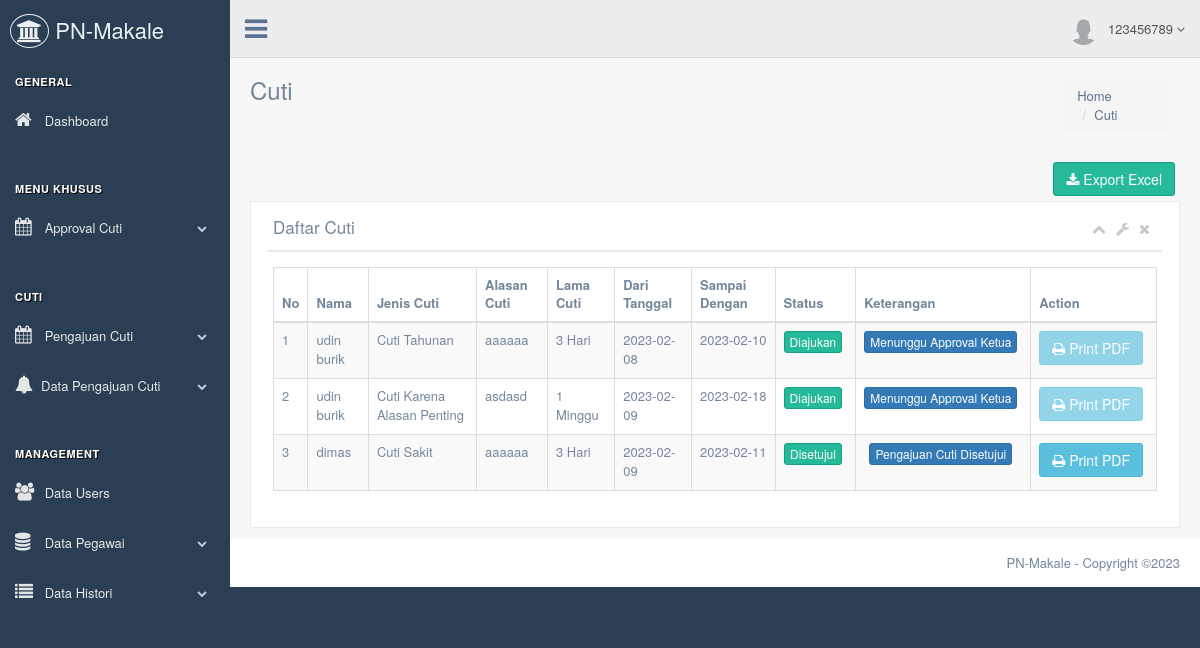
The app's page /admin/index.php?page=daftar_cuti (signed in) with its own data.
### tables this page shows
CREATE TABLE `cuti_pegawai` (
  `id_cutipegawai` int(25) NOT NULL,
  `id_pegawai` int(25) NOT NULL,
  `jenis_cuti` varchar(225) NOT NULL,
  `alasan_cuti` varchar(225) NOT NULL,
  `lama_cuti` varchar(225) NOT NULL,
  `ket_lama_cuti` varchar(225) NOT NULL,
  `dari_tanggal` varchar(225) NOT NULL,
  `sampai_dengan` varchar(225) NOT NULL,
  `panmud_kasubag` varchar(225) DEFAULT NULL,
  `panitera_sekretaris` varchar(225) DEFAULT NULL,
  `ketua` varchar(225) DEFAULT NULL,
  `app_panmud_kasubag` int(25) NOT NULL,
  `app_panitera_sekretaris` int(25) NOT NULL,
  `app_ketua` int(25) NOT NULL,
  `status_cuti` varchar(225) NOT NULL,
  `ket_status_cuti` varchar(225) NOT NULL
);

CREATE TABLE `pegawai` (
  `id_pegawai` int(25) NOT NULL,
  `nama_pegawai` varchar(225) NOT NULL,
  `nip` varchar(225) NOT NULL,
  `id_jabatan` int(25) NOT NULL,
  `id_golongan` int(25) NOT NULL,
  `unit_kerja` varchar(225) NOT NULL
);

### admin/daftar_cuti.php (the view, shortened to what this page needs)
<div class="page-title">
  <div class="title_left">
    <h3>Cuti</h3>
  </div>
  <div class="title_right">
    <div class="col-md-3 col-sm-3 col-xs-12 pull-right">
        <ol class="breadcrumb float-sm-right">
          <li class="breadcrumb-item"><a href="#">Home</a></li>
          <li class="breadcrumb-item"><a href="#">Cuti</a></li>
        </ol>
    </div>
  </div>
</div>
<div class="clearfix"></div>
<div class="row">
  <div class="col-md-12 col-sm-12 col-xs-12">
    <a href="export_cuti.php" class="btn btn-success pull-right" ><i class="fa fa-download"></i> Export Excel</a>
    <div class="x_panel">
      <div class="x_title">
        <h2>Daftar Cuti <small>Daftar cuti pegawai pengadilan Negeri Makale</small></h2>
        <ul class="nav navbar-right panel_toolbox">
          <li><a class="collapse-link"><i class="fa fa-chevron-up"></i></a>
          </li>
          <li class="dropdown">
            <a href="#" class="dropdown-toggle" data-toggle="dropdown" role="button" aria-expanded="false"><i class="fa fa-wrench"></i></a>
          </li>
          <li><a class="close-link"><i class="fa fa-close"></i></a>
          </li>
        </ul>
        <div class="clearfix"></div>
      </div>
      <div class="x_content">
        <table id="datatable" class="table table-striped table-bordered">
          <thead>
            <tr>
              <th>No</th>
              <th>Nama</th>
              <th>Jenis Cuti</th>
              <th>Alasan Cuti</th>
              <th>Lama Cuti</th>
              <th>Dari Tanggal</th>
              <th>Sampai Dengan</th>
              <th>Status</th>
              <th>Keterangan</th>
              <th>Action</th>
            </tr>
          </thead>
          <tbody>
            <?php
              include '../database/koneksi.php';
              $query = mysqli_query($koneksi,"SELECT * FROM cuti_pegawai cuti, pegawai pg, jabatan jb, golongan gl WHERE cuti.id_pegawai = pg.id_pegawai and pg.id_jabatan=jb.id_jabatan and pg.id_golongan=gl.id_golongan");
              $i = 1;
              while ($row = mysqli_fetch_array($query)) {
             ?>
             <tr>
               <td><?php echo $i ?></td>
               <td><?php echo $row['nama_pegawai'] ?></td>
               <td><?php echo $row['jenis_cuti'] ?></td>
               <td><?php echo $row['alasan_cuti'] ?></td>
               <td><?php echo $row['lama_cuti'];?> <?php echo $row['ket_lama_cuti'];  ?></td>
               <td><?php echo $row['dari_tanggal']; ?></td>
               <td><?php echo $row['sampai_dengan']; ?></td>
               <td class="text-center">
                 <a href="#" class="btn <?php if ($row['status_cuti'] == 'Diajukan' || $row['status_cuti'] == 'Disetujui') {
                  ?>
                  btn-success
                  <?php
                } else {
                  ?>
                  btn-danger
                  <?php
                }
                 ?> btn-xs "> <?php echo $row['status_cuti']; ?></a>
               </td>
               <td class="text-center">
                 <a href="#" class="btn btn-primary btn-xs "> <?php echo $row['ket_status_cuti']; ?></a>
               </td>
               <td>
               <?php
                if ($row['status_cuti'] == 'Disetujui') {
                  ?>
                   <a href="cetak_pdf.php?id=<?php echo $row['id_cutipegawai'] ?>" class="btn btn-info"><i class="fa fa-print"></i> Print PDF</a>
                  <?php
                } else {
                  ?>
                   <a href="cetak_pdf.php?id=<?php echo $row['id_cutipegawai'] ?>" class="btn btn-info disabled" ><i class="fa fa-print"></i> Print PDF</a>
                  <?php
                }
               ?>
             </tr>
             <?php
             $i++;
           }
              ?>
          </tbody>
        </table>
      </div>
    </div>
  </div>
</div>

### records on screen
cuti_pegawai: id_pegawai.nama_pegawai "udin burik", jenis_cuti "Cuti Tahunan", alasan_cuti "aaaaaa", lama_cuti "3", ket_lama_cuti "Hari", dari_tanggal "2023-02-08", sampai_dengan "2023-02-10", status_cuti "Diajukan", ket_status_cuti "Menunggu Approval Ketua"
cuti_pegawai: id_pegawai.nama_pegawai "udin burik", jenis_cuti "Cuti Karena Alasan Penting", alasan_cuti "asdasd", lama_cuti "1", ket_lama_cuti "Minggu", dari_tanggal "2023-02-09", sampai_dengan "2023-02-18", status_cuti "Diajukan", ket_status_cuti "Menunggu Approval Ketua"
cuti_pegawai: id_pegawai.nama_pegawai "dimas", jenis_cuti "Cuti Sakit", alasan_cuti "aaaaaa", lama_cuti "3", ket_lama_cuti "Hari", dari_tanggal "2023-02-09", sampai_dengan "2023-02-11", status_cuti "Disetujui", ket_status_cuti "Pengajuan Cuti Disetujui"

### other values on screen
$nip "123456789"
